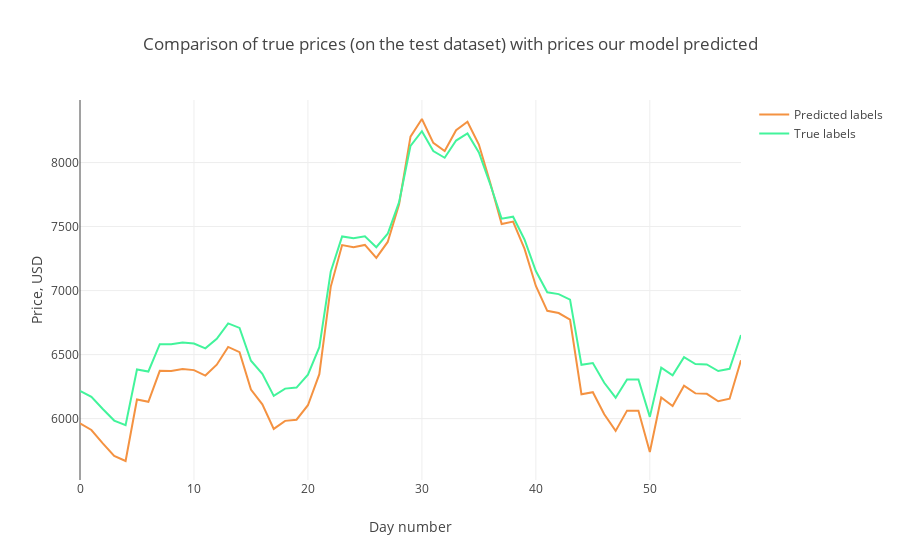

The code cell stored with this chart in its notebook:
### Code cell
trace1 = go.Scatter(
    x = np.arange(0, len(prediction2_inverse), 1),
    y = prediction2_inverse,
    mode = 'lines',
    name = 'Predicted labels',
    line = dict(color=('rgb(244, 146, 65)'), width=2)
)
trace2 = go.Scatter(
    x = np.arange(0, len(Y_test2_inverse), 1),
    y = Y_test2_inverse,
    mode = 'lines',
    name = 'True labels',
    line = dict(color=('rgb(66, 244, 155)'), width=2)
)

data = [trace1, trace2]
layout = dict(title = 'Comparison of true prices (on the test dataset) with prices our model predicted',
             xaxis = dict(title = 'Day number'), yaxis = dict(title = 'Price, USD'))
fig = dict(data=data, layout=layout)
py.iplot(fig, filename='results_demonstrating0')

### Figure 1 — Plotly figure (JSON) as saved in the notebook; plotly's stock layout.template omitted (floating-point values rounded to 4 significant figures)
{"data": [{"line": {"color": "rgb(244, 146, 65)", "width": 2}, "mode": "lines", "name": "Predicted labels", "type": "scatter", "x": [0, 1, 2, 3, 4, 5, 6, 7, 8, 9, 10, 11, 12, 13, 14, 15, 16, 17, 18, 19, 20, 21, 22, 23, 24, 25, 26, 27, 28, 29, 30, 31, 32, 33, 34, 35, 36, 37, 38, 39, 40, 41, 42, 43, 44, 45, 46, 47, 48, 49, 50, 51, 52, 53, 54, 55, 56, 57, 58], "y": [5963.0, 5911.0, 5807.0, 5708.0, 5669.0, 6149.0, 6132.0, 6373.0, 6372.0, 6388.0, 6379.0, 6336.0, 6421.0, 6560.0, 6519.0, 6226.0, 6111.0, 5920.0, 5983.0, 5991.0, 6105.0, 6347.0, 7029.0, 7356.0, 7339.0, 7356.0, 7255.0, 7380.0, 7674.0, 8202.0, 8340.0, 8153.0, 8090.0, 8252.0, 8319.0, 8141.0, 7840.0, 7520.0, 7539.0, 7327.0, 7036.0, 6842.0, 6824.0, 6774.0, 6191.0, 6206.0, 6034.0, 5904.0, 6062.0, 6062.0, 5740.0, 6165.0, 6099.0, 6257.0, 6197.0, 6194.0, 6136.0, 6156.0, 6456.0]}, {"line": {"color": "rgb(66, 244, 155)", "width": 2}, "mode": "lines", "name": "True labels", "type": "scatter", "x": [0, 1, 2, 3, 4, 5, 6, 7, 8, 9, 10, 11, 12, 13, 14, 15, 16, 17, 18, 19, 20, 21, 22, 23, 24, 25, 26, 27, 28, 29, 30, 31, 32, 33, 34, 35, 36, 37, 38, 39, 40, 41, 42, 43, 44, 45, 46, 47, 48, 49, 50, 51, 52, 53, 54, 55, 56, 57, 58], "y": [6217.0, 6170.0, 6075.0, 5985.0, 5948.0, 6383.0, 6368.0, 6581.0, 6581.0, 6594.0, 6586.0, 6549.0, 6623.0, 6744.0, 6709.0, 6452.0, 6350.0, 6178.0, 6234.0, 6242.0, 6344.0, 6558.0, 7147.0, 7423.0, 7409.0, 7424.0, 7338.0, 7444.0, 7690.0, 8130.0, 8245.0, 8089.0, 8037.0, 8171.0, 8227.0, 8079.0, 7828.0, 7561.0, 7577.0, 7399.0, 7153.0, 6987.0, 6972.0, 6929.0, 6420.0, 6434.0, 6280.0, 6163.0, 6306.0, 6306.0, 6014.0, 6398.0, 6339.0, 6479.0, 6426.0, 6423.0, 6371.0, 6389.0, 6653.0]}], "layout": {"title": "Comparison of true prices (on the test dataset) with prices our model predicted", "xaxis": {"title": "Day number"}, "yaxis": {"title": "Price, USD"}}}
